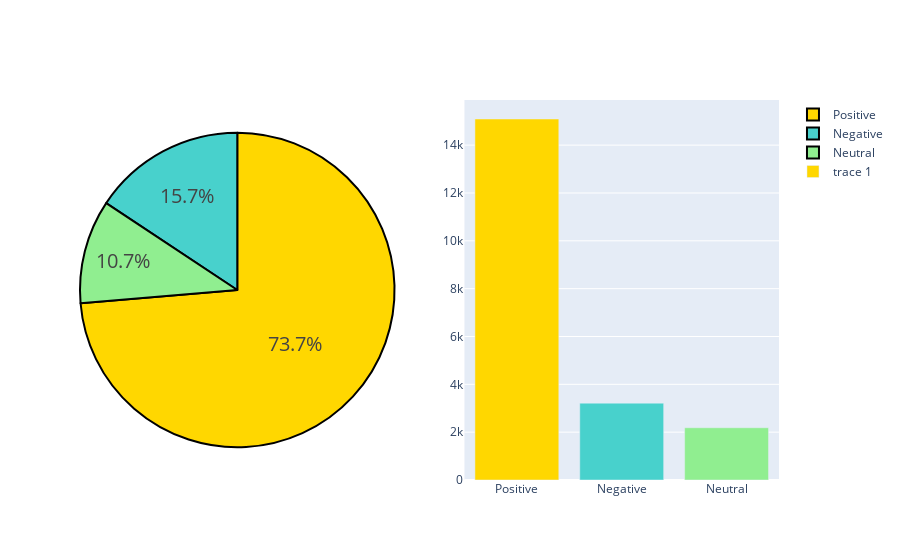

Notebook cell for this chart:
### Code cell
fig = make_subplots(rows=1, cols=2, specs=[[{"type": "pie"}, {"type": "bar"}]])
colors = ['gold', 'mediumturquoise', 'lightgreen'] # darkorange
fig.add_trace(go.Pie(labels=df.label_name.value_counts().index,
                             values=df.label.value_counts().values), 1, 1)

fig.update_traces(hoverinfo='label+percent', textfont_size=20,
                  marker=dict(colors=colors, line=dict(color='#000000', width=2)))

fig.add_trace(go.Bar(x=df.label_name.value_counts().index, y=df.label.value_counts().values, marker_color = colors), 1,2)

fig.show()

### Figure 1 — Plotly figure (JSON) as saved in the notebook; plotly's stock layout.template omitted (floating-point values rounded to 4 significant figures)
{"data": [{"domain": {"x": [0, 0.45], "y": [0, 1]}, "hoverinfo": "label+percent", "labels": ["Positive", "Negative", "Neutral"], "marker": {"colors": ["gold", "mediumturquoise", "lightgreen"], "line": {"color": "#000000", "width": 2}}, "textfont": {"size": 20}, "type": "pie", "values": [15093, 3214, 2184]}, {"marker": {"color": ["gold", "mediumturquoise", "lightgreen"]}, "type": "bar", "x": ["Positive", "Negative", "Neutral"], "xaxis": "x", "y": [15093, 3214, 2184], "yaxis": "y"}], "layout": {"xaxis": {"anchor": "y", "domain": [0.55, 1]}, "yaxis": {"anchor": "x", "domain": [0, 1]}}}
